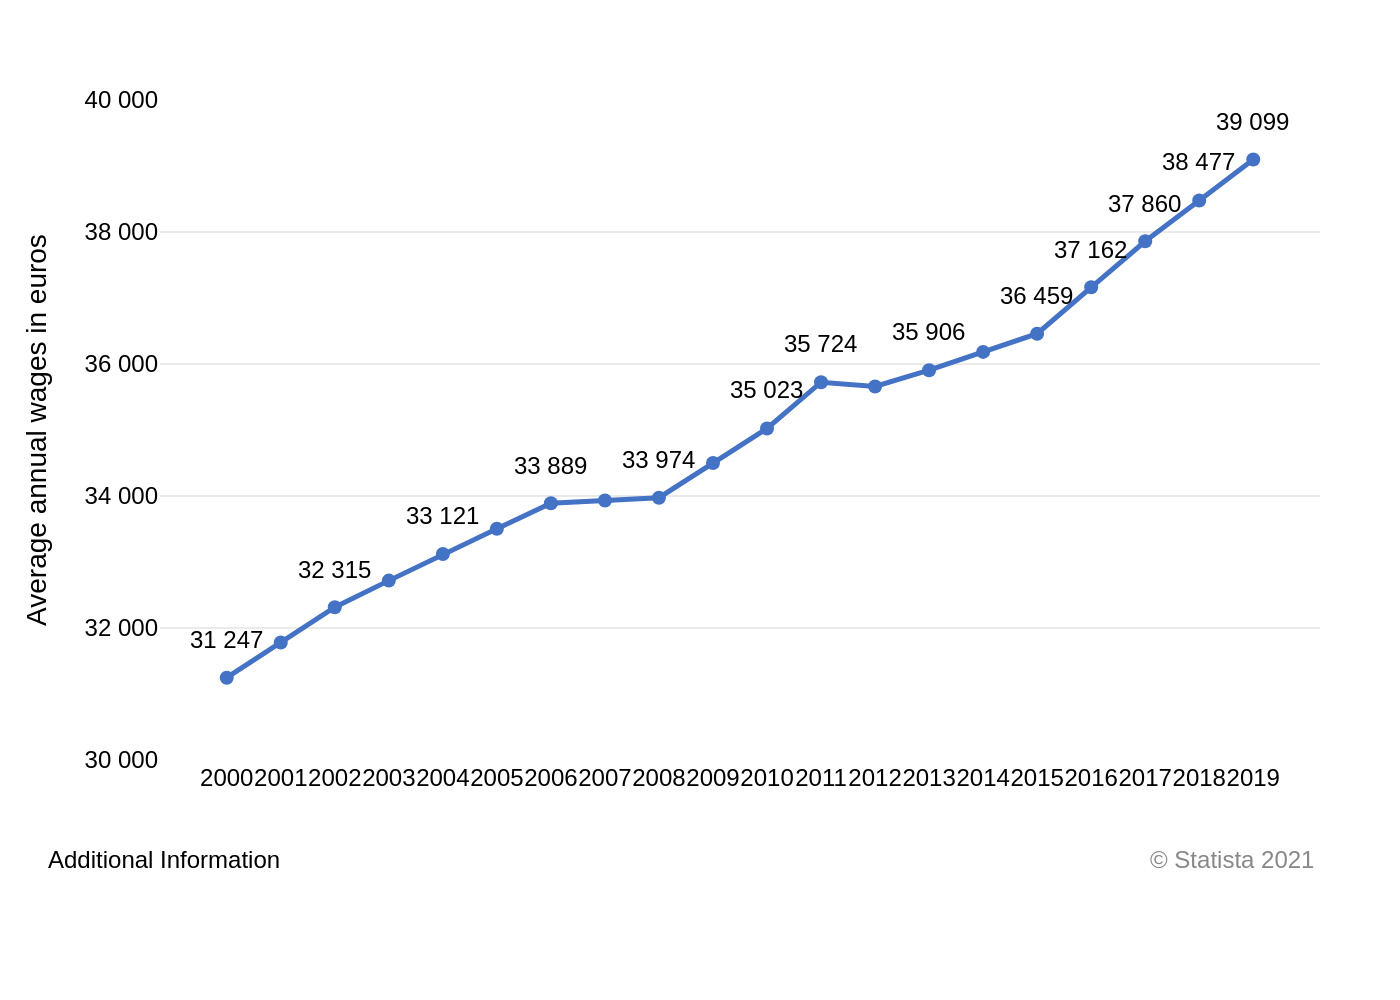

Write the Python code that produced this figure.
import sys
import json
import os
import plotly.graph_objects as go

# Check for command-line argument
if len(sys.argv) != 2:
    print("Usage: python create_chart.py <path_to_json_file>")
    sys.exit(1)

json_path = sys.argv[1]

# Check if the JSON file exists
if not os.path.exists(json_path):
    print(f"Error: JSON file not found at {json_path}")
    sys.exit(1)

# Load data from JSON file
with open(json_path, 'r', encoding='utf-8') as f:
    chart_config = json.load(f)

chart_data = chart_config['chart_data']
texts = chart_config['texts']
colors = chart_config['colors']

# Prepare data for Plotly
x_values = [d['x'] for d in chart_data]
y_values = [d['y'] for d in chart_data]

# Create the figure
fig = go.Figure()

# Add the line trace
fig.add_trace(go.Scatter(
    x=x_values,
    y=y_values,
    mode='lines+markers',
    line=dict(color=colors[0], width=2.5),
    marker=dict(color=colors[0], size=7),
    showlegend=False
))

# Add data labels for points that have them
for point in chart_data:
    if point.get('label'):
        fig.add_annotation(
            x=point['x'],
            y=point['y'],
            text=point['label'],
            showarrow=False,
            font=dict(family="Arial", size=12, color="black"),
            xanchor='center',
            yanchor='bottom',
            yshift=10
        )

# Update layout
fig.update_layout(
    font=dict(family="Arial", size=12, color="black"),
    plot_bgcolor='white',
    paper_bgcolor='white',
    width=800,
    height=600,
    margin=dict(l=80, r=40, t=50, b=120),
    yaxis=dict(
        title_text=texts['y_axis_title'],
        showgrid=True,
        gridcolor='#EAEAEA',
        gridwidth=1,
        range=[30000, 40000],
        tickvals=[30000, 32000, 34000, 36000, 38000, 40000],
        ticktext=["30 000", "32 000", "34 000", "36 000", "38 000", "40 000"],
        zeroline=False,
        showline=False
    ),
    xaxis=dict(
        title_text=texts.get('x_axis_title'),
        showgrid=False,
        tickmode='array',
        tickvals=list(range(2000, 2020)),
        tickangle=0,
        zeroline=False,
        showline=False
    )
)

# Add source and note as annotations
if texts.get('note'):
    fig.add_annotation(
        text=texts['note'],
        xref="paper", yref="paper",
        x=-0.1, y=-0.18,
        showarrow=False,
        xanchor='left',
        yanchor='bottom',
        font=dict(family="Arial", size=12, color="black")
    )
if texts.get('source'):
    fig.add_annotation(
        text=texts['source'],
        xref="paper", yref="paper",
        x=1.0, y=-0.18,
        showarrow=False,
        xanchor='right',
        yanchor='bottom',
        font=dict(family="Arial", size=12, color="#888888")
    )

# Determine output filename from JSON path
base_name = os.path.splitext(os.path.basename(json_path))[0]
output_filename = f"{base_name}.png"

# Save the figure
fig.write_image(output_filename, scale=2)
print(f"Chart saved to {output_filename}")
